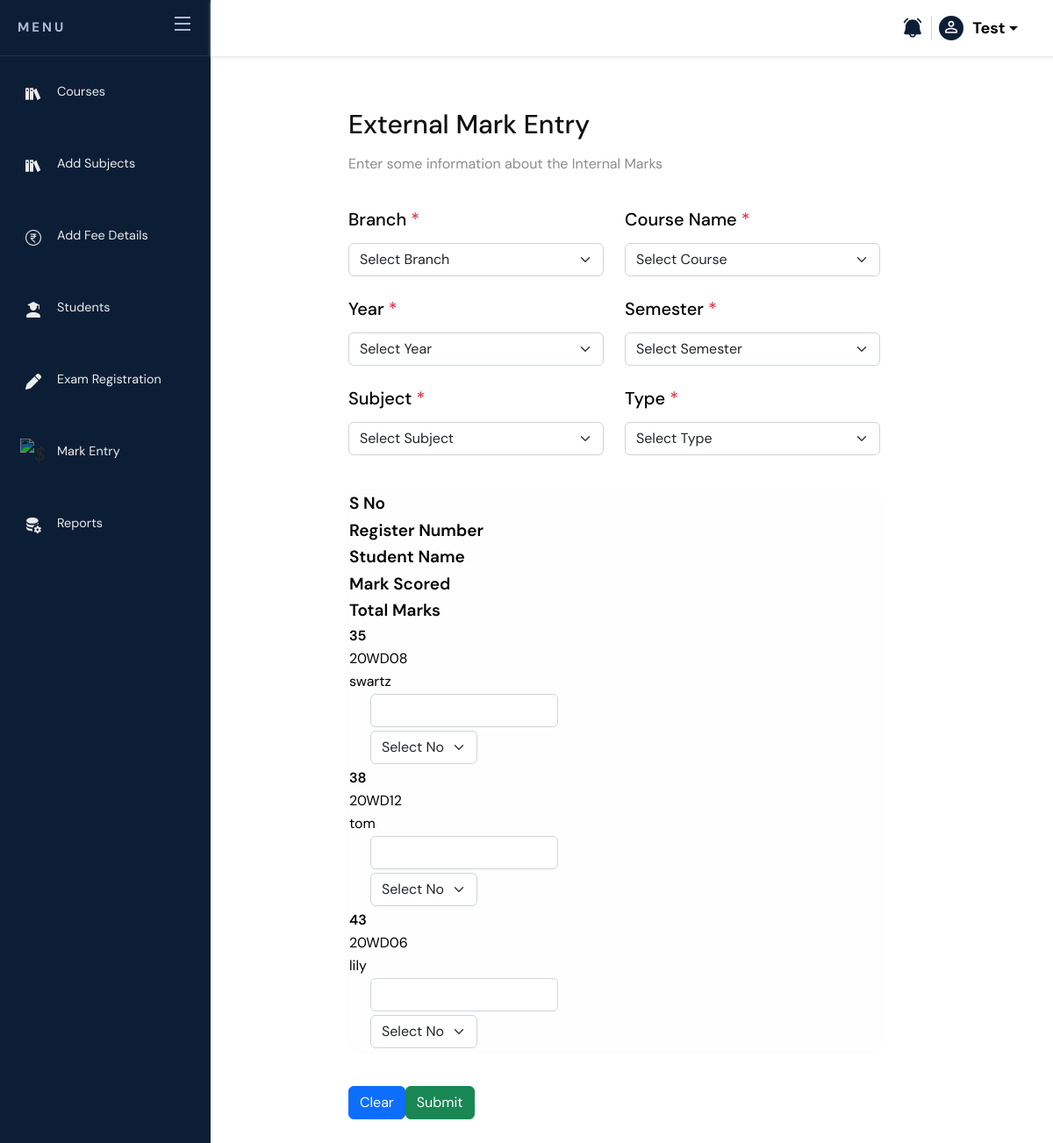
Screenshot of /externalmarkentry.php (signed in) with the database file from the repository.
### tables this page shows
CREATE TABLE IF NOT EXISTS `students` (
  `id` int(10) UNSIGNED NOT NULL AUTO_INCREMENT,
  `studentId` varchar(10) DEFAULT NULL,
  `studentName` varchar(50) DEFAULT NULL,
  `course` varchar(30) DEFAULT NULL,
  `batch` varchar(30) DEFAULT NULL,
  PRIMARY KEY (`id`)
);

### externalmarkentry.php (the view, shortened to what this page needs)
<?php include 'header.php' ?>
<?php
include("./db/db_connection.php");
extract($_POST);
$db = $conn;
$tableName = "students";
$columns = ['id', 'studentId', 'studentName', 'course', 'batch'];
$fetchData_one = fetch_data_one($db, $tableName, $columns);
function fetch_data_one($db, $tableName, $columns)
{
    if (empty($db)) {
        $msg = "Database connection error";
    } elseif (empty($columns) || !is_array($columns)) {
        $msg = "columns Name must be defined in an indexed array";
    } elseif (empty($tableName)) {
        $msg = "Table Name is empty";
    } else {
        $columnName = implode(", ", $columns);
        $query = "SELECT " . $columnName . " FROM $tableName" . " ORDER BY id DESC";
        $result = $db->query($query);
        if ($result == true) {
            if ($result->num_rows > 0) {
                $row = mysqli_fetch_all($result, MYSQLI_ASSOC);
                $msg = $row;
            } else {
                $msg = "No Data Found";
            }
        } else {
            $msg = mysqli_error($db);
        }
    }
    return $msg;
}
extract($_POST);
?>
<main class="content">
    <div class="container">
        <div class="row d-flex">
            <div class="col-sm-9 mg-auto">
                <form method="post" class="form-class">
                    <div>
                        <div class="formHeader mb-40">
                            <h3 class="secondaryTitle">External Mark Entry</h3>
                            <p class="secondaryPharagraph">Enter some information about the Internal Marks</p>
                        </div>
                    </div>
                    <div class="row mb-24">
                        <div class="col-lg-6">
                            <label class="custom-form-lable">Branch <span class="text-danger">*</span></label>
                            <select class="form-select" name="branch">
                                <option disabled selected value="default">Select Branch</option>
                            </select>
                        </div>
                        <div class="col-lg-6">
                            <label class="custom-form-lable">Course Name <span class="text-danger">*</span></label>
                            <select class="form-select" name="courseName">
                                <option disabled selected value="default">Select Course</option>
                            </select>
                        </div>
                    </div>
                    <div class="row mb-24">
                        <div class="col-lg-6">
                            <label class="custom-form-lable">Year <span class="text-danger">*</span></label>
                            <select class="form-select" name="batch">
                                <option disabled selected value="default">Select Year</option>
                                <?php
                                if (!isset($addSub)) {
                                    if (is_array($fetchData_one)) {
                                        krsort($fetchData_one);
                                            ?>
                                            <?php
                                    } else { ?>
                                        <option>
                                            <?php echo $fetchData_one; ?>
                                        </option>
                                        <?php
                                    }
                                } else { ?>
                                    <option selected="<?php echo $_POST['subCourseName'] ?? ''; ?>">
                                        <?php echo $_POST['subCourseName']; ?>
                                    </option>
                                    <?php
                                }
                                ?>
                            </select>
                        </div>
                        <div class="col-lg-6">
                            <label class="custom-form-lable">Semester <span class="text-danger">*</span></label>
                            <select class="form-select" name="subNoSemester">
                                <option disabled selected value="default">Select Semester</option>
                            </select>
                        </div>
                    </div>
                    <div class="row mb-40">
                        <div class="col-lg-6">
                            <label class="custom-form-lable">Subject <span class="text-danger">*</span></label>
                            <select class="form-select" name="subjectName">
                                <option disabled selected value="default">Select Subject</option>
                            </select>
                        </div>
                        <div class="col-lg-6">
                            <label class="custom-form-lable">Type <span class="text-danger">*</span></label>
                            <select class="form-select" name="type">
                                <option disabled selected value="default">Select Type</option>
                            </select>
                        </div>
                    </div>
                    <div class="row mb-24">
                        <div class="table-wrapper mb-40">
                            <table class="modal-table responsive-table">
                                <thead class="responsive-table__head_one">
                                    <tr class="responsive-table__row_one">
                                        <th class="responsive-table__head__title responsive-table__head__title--1">S No
                                        </th>
                                        <th class="responsive-table__head__title responsive-table__head__title--2">
                                            Register
                                            Number</th>
                                        <th class="responsive-table__head__title responsive-table__head__title--3">
                                            Student
                                            Name</th>
                                        <th class="responsive-table__head__title responsive-table__head__title--4">
                                            Mark Scored
                                        </th>
                                        <th class="responsive-table__head__title responsive-table__head__title--5">
                                            Total Marks</th>
                                </thead>
                                <tbody class="responsive-table__body_one">
                                    <?php
                                    if (is_array($fetchData_one)) {
                                        krsort($fetchData_one);
                                        foreach ($fetchData_one as $data) {
                                            ?>
                                            <tr class="responsive-table__row_one">
                                                <td class="responsive-table__body__text responsive-table__body__text--1">
                                                    <?php echo $data['id'] ?? ''; ?>
                                                </td>
                                                <td class="responsive-table__body__text responsive-table__body__text--2">
                                                    <?php echo $data['studentId'] ?? ''; ?>
                                                </td>
                                                <td class="responsive-table__body__text responsive-table__body__text--3">
                                                    <?php echo $data['studentName'] ?? ''; ?>
                                                </td>
                                                <td class="responsive-table__body__text responsive-table__body__text--4">
                                                    <div class="form-check">
                                                        <input type="text" class="form-control">
                                                    </div>
                                                </td>
                                                <td class="responsive-table__body__text responsive-table__body__text--5">
                                                    <div class="form-check">
                                                        <select type="text" class="form-select">
                                                            <option value="">
                                                                Select No
                                                            </option>
                                                    </div>
                                                </td>
                                            </tr>
                                            <?php
                                        }
                                    } ?>
                                </tbody>
                            </table>
                        </div>
                        <div class="col-lg-12 d-flex">
                            <button type="reset" name="clear" class="btn btn-primary mb-40" value="reset">Clear</button>
                            <button type="submit" name="save" class="btn btn-success mb-40 combtn">Submit</button>
                        </div>
                    </div>
            </div>
        </div>
    </div>
    </div>
<?php include 'footer.php' ?>

### assets/style/style.css (style rules this page uses)
* { box-sizing: border-box; }
body { font-family: "DM Sans", sans-serif; overflow-x: hidden; background: #fff; color: #000; height: 100vh; }
div { margin: 0; padding: 0; }
p { font-size: 16px; line-height: 24px; padding: 0px; margin: 0px; color: #000; }
h1, h2, h3, h4, h5, h6 { font-weight: 500; padding: 0px; margin: 0px; line-height: 30px; color: #000; }
.secondaryTitle { font-style: normal; font-weight: 500; font-size: 30px; line-height: 120%; color: #111111; margin-bottom: 16px; }
.secondaryPharagraph { font-style: normal; font-size: 16px; line-height: 21px; color: #8D8B8B; }
.mb-24 { margin-bottom: 24px; }
.mb-40 { margin-bottom: 40px; }
.mg-auto { margin: auto; }
.layout .content, main.content { padding: 40px; padding-top: 60px; }
.modal-table { width: 100%; }
.responsive-table { background-color: #fefefe; border-collapse: collapse; border-radius: 10px; box-shadow: 0 0 10px rgba(0, 0, 0, 0.02); width: 100%; overflow: hidden; }
.responsive-table__head__title { display: flex; align-items: center; font-weight: 600; font-size: 19px; text-transform: capitalize; }
.responsive-table__body__text { display: flex; flex-wrap: wrap; align-items: center; }
.responsive-table__body__text::before { margin-right: 1rem; font-weight: 600; text-transform: capitalize; }
.responsive-table__body__text--1 { font-weight: 600; }
@media (min-width: 768px) { .responsive-table__body__text--1::before { display: none; } }
.custom-form-lable { font-family: 'DM Sans'; font-style: normal; font-weight: 500; font-size: 20px; line-height: 26px; color: #000000; margin-bottom: 14px; }

### assets/style/css-pro-layout.css (style rules this page uses)
.layout .content { -webkit-box-flex: 1; -ms-flex-positive: 1; flex-grow: 1; }
.layout.fixed-header .header~.layout, .layout.fixed-header .header~.content { margin-top: 64px; }

### rows the page displays
students: id "35", studentId "20WD08", studentName "swartz"
students: id "38", studentId "20WD12", studentName "tom"
students: id "43", studentId "20WD06", studentName "lily"

### other values shown
$_SESSION['name'] "Test"
